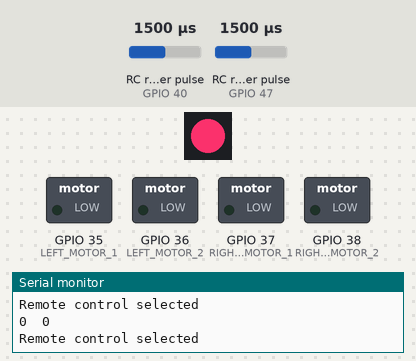
Bench run of a program on a simulated ESP32-S3. On the bench: 1 RGB LEDs in strip order, left to right, switched loads named in the program (green lamp = pin HIGH), the last lines printed to the serial monitor. Wiring (inferred from the names in the program): 2 × RC receiver channel: data GPIO 40 / data GPIO 47. Inputs (shaded band) come from the test bench; at power-on: RC receiver pulse (sensors on GPIO 40, GPIO 47) 1500 µs.

Above: at 1.2 s.
1.3 s: RC receiver pulse (sensor on GPIO 40) set to 1463 µs
At 1.6 s:
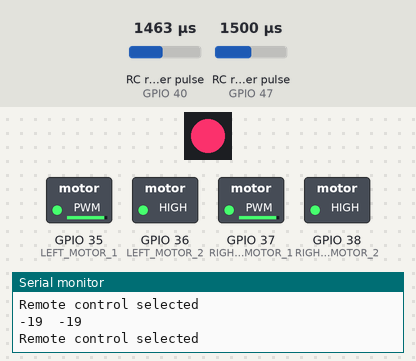
2.8 s: RC receiver pulse (sensor on GPIO 47) set to 1020 µs
At 3.9 s:
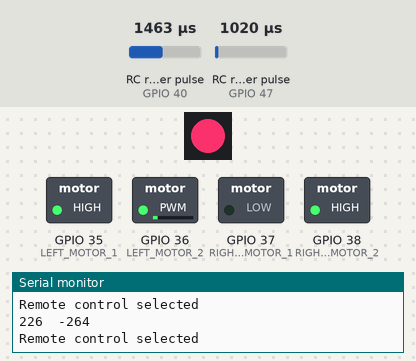
4.3 s: RC receiver pulse (sensor on GPIO 40) set to 1020 µs
At 5.1 s:
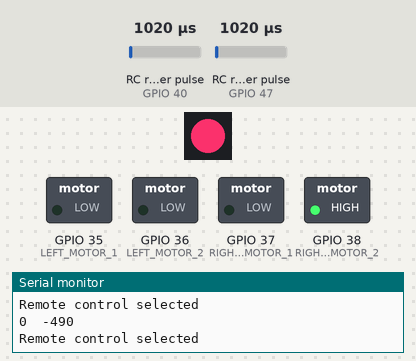
5.8 s: RC receiver pulse (sensor on GPIO 47) set to 1250 µs
At 6.2 s:
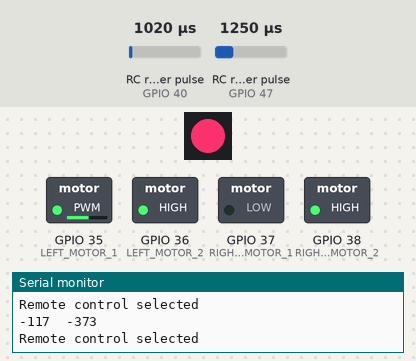
7.3 s: RC receiver pulse (sensor on GPIO 40) set to 1500 µs
At 8.5 s:
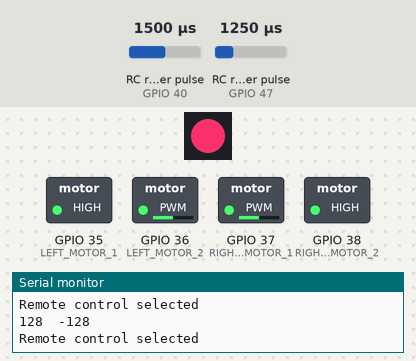
8.8 s: RC receiver pulse (sensor on GPIO 47) set to 1750 µs
At 9.7 s:
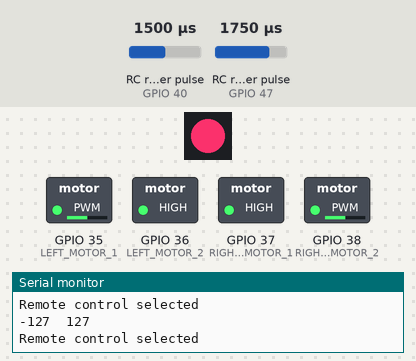
Timing chart, 0 to 11.3 s (numbered marks = the images above; inputs shaded):
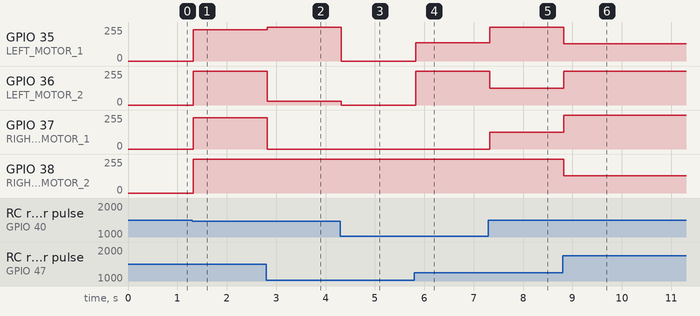

The program:

main.cpp
```cpp
#include <Arduino.h>
#include "motors.hpp"
#include "rc.hpp"
#include "led.hpp"

void setup() {
  analogWriteFrequency(50000);
  Serial.begin(115200);
  motor_setup();
  control_setup();
  led_setup();
}

void loop() {
  set_led_color(LED_RGB, PINK_BOT);
  run_remote_control();
}
```

led.cpp
```cpp
#include "led.hpp"
#include <FastLED.h>

CRGB leds[NUMBER_OF_LEDS];

void led_setup() {
    FastLED.addLeds<NEOPIXEL, LED_RGB_PIN>(leds, NUMBER_OF_LEDS);
    Serial.println("led ok");
}

void set_led_color(int8_t led_index, uint8_t red, uint8_t green, uint8_t blue) {
    leds[led_index] = CRGB(red, green, blue);
    FastLED.show();
}

void clear_leds() {
    FastLED.clear(true);
}
```

led.hpp
```cpp
#pragma once
#include <FastLED.h>

#define LED_RGB_PIN 8
#define NUMBER_OF_LEDS 1

#define RED             255, 0, 0
#define DARK_ORANGE     254, 23, 0
#define LIGHT_ORANGE    255, 48, 0
#define YELLOW          255, 115, 0
#define LIME_GREEN      163, 251, 0
#define GREEN           0, 230,   0
#define EMERALD         0, 250, 40
#define CIAN            0, 255, 255
#define LIGHT_BLUE      159, 197, 232
#define BLUE            0,   0, 255
#define PURPLE          137,   0, 255
#define LIGHT_PURPLE    182,   154, 255
#define PINK_BOT            240,   47, 103
#define LIGHT_PINK      255,   163, 218
#define SCARLET         152, 0, 0
#define WHITE           200, 200, 200

#define LED_RGB 0

void led_setup();
void set_led_color(int8_t led_index, uint8_t red, uint8_t green, uint8_t blue);
void clear_leds();

uint8_t last_color_led();
```

motors.cpp
```cpp
#include "motors.hpp"
//KFC ESTEVE AQUI
void motor_setup() {
    analogWriteFrequency(50000);
    pinMode(RIGHT_MOTOR_1, OUTPUT);
    pinMode(RIGHT_MOTOR_2, OUTPUT);
    pinMode(LEFT_MOTOR_1, OUTPUT);
    pinMode(LEFT_MOTOR_2, OUTPUT);
}

void motor_control(Side_t side, int16_t speed) {
    if (speed > MAX_PWR){
       speed = MAX_PWR;
    }
    else if (speed < -MAX_PWR){
       speed = -MAX_PWR;
    }
    switch (side){
        case RIGHT:
            if (speed > 0) {
                analogWrite(RIGHT_MOTOR_2, 255-speed);
                analogWrite(RIGHT_MOTOR_1, 255);
            }
            else if (speed == 0) {
                analogWrite(RIGHT_MOTOR_1, 0);
                analogWrite(RIGHT_MOTOR_2, 0);
            } else {
                analogWrite(RIGHT_MOTOR_2, 255);
                analogWrite(RIGHT_MOTOR_1, 255+speed);
            }
            break;

        case LEFT:
            if (speed > 0) {
                analogWrite(LEFT_MOTOR_2, 255-speed);
                analogWrite(LEFT_MOTOR_1, 255);
            } else if (speed == 0){
                analogWrite(LEFT_MOTOR_2, 0);
                analogWrite(LEFT_MOTOR_1, 0);
            }
            else {
                analogWrite(LEFT_MOTOR_2, 255);
                analogWrite(LEFT_MOTOR_1, 255+speed);
            }
            break;

        default:
            break;
    }
}
```

motors.hpp
```cpp
#pragma once
#include <Arduino.h>

#define RIGHT_MOTOR_1 37
#define RIGHT_MOTOR_2 38
#define LEFT_MOTOR_1 35
#define LEFT_MOTOR_2 36
#define MAX_PWR 255

typedef enum{
    RIGHT = 0,
    LEFT,
}Side_t;

void motor_setup();
void motor_control(Side_t side, int16_t speed);
```

rc.cpp
```cpp
#include <motors.hpp>
#include <rc.hpp>

void control_setup(){
    Serial.begin(115200);
    pinMode(PIN_CANAL1, INPUT);
    pinMode(PIN_CANAL2, INPUT);
}

void run_remote_control(){

    Serial.println("Remote control selected");

    // recebe sinal do pino
    int16_t canal1 = pulseIn(PIN_CANAL1, HIGH, 30000);
    int16_t canal2 = pulseIn(PIN_CANAL2, HIGH, 30000);

    if (canal1 == 0 || canal2 == 0){
        motor_control(LEFT, 0);
        motor_control(RIGHT, 0);
        Serial.println("Desconectado");
    return;
    }

    // filtragem de sinais
    if(canal1<REFERENCIA+DEADZONE && canal1>REFERENCIA-DEADZONE){
        canal1 = REFERENCIA;
    }

    if(canal2<REFERENCIA+DEADZONE && canal2>REFERENCIA-DEADZONE){
        canal2 = REFERENCIA;
    }

    // mapeia o intervalo [-255, 255] pra [1000, 2000]
    canal1 = map(canal1, 1000, 2000, -255, 255);
    canal2 = map(canal2, 1000, 2000, -255, 255);

    // mixagem
    int16_t motor_left = canal1 - canal2;
    int16_t motor_right = canal1 + canal2;

    motor_control(LEFT, motor_left);
    motor_control(RIGHT, motor_right);

    Serial.print(motor_left);
    Serial.print("\t");
    Serial.println(motor_right);
}
```

rc.hpp
```cpp
#include <Arduino.h>

#define PIN_CANAL1 40 // rodinha
#define PIN_CANAL2 47 // gatilho
#define REFERENCIA 1500
#define DEADZONE 20

void control_setup();
void run_remote_control();
```

Measured:
- the behaviour switches between 1481 and 1480 µs on RC receiver pulse (sensor on GPIO 40) (found by bisection; images 0 and 1)
- after the input at 1.3 s, GPIO 35 (LEFT_MOTOR_1), GPIO 37 (RIGHT_MOTOR_1): 0/255 → 236/255 at once; GPIO 36 (LEFT_MOTOR_2), GPIO 38 (RIGHT_MOTOR_2): 0/255 → 255/255 at once
- after the input at 2.8 s, GPIO 35 (LEFT_MOTOR_1): 236/255 → 255/255 at once; GPIO 36 (LEFT_MOTOR_2): 255/255 → 29/255 at once; GPIO 37 (RIGHT_MOTOR_1): 236/255 → 0/255 at once
- after the input at 4.3 s, GPIO 35 (LEFT_MOTOR_1): 255/255 → 0/255 at once; GPIO 36 (LEFT_MOTOR_2): 29/255 → 0/255 at once
- after the input at 5.8 s, GPIO 35 (LEFT_MOTOR_1): 0/255 → 138/255 at once; GPIO 36 (LEFT_MOTOR_2): 0/255 → 255/255 at once
- after the input at 7.3 s, GPIO 35 (LEFT_MOTOR_1): 138/255 → 255/255 at once; GPIO 36 (LEFT_MOTOR_2): 255/255 → 127/255 at once; GPIO 37 (RIGHT_MOTOR_1): 0/255 → 127/255 at once
- after the input at 8.8 s, GPIO 35 (LEFT_MOTOR_1), GPIO 38 (RIGHT_MOTOR_2): 255/255 → 128/255 at once; GPIO 36 (LEFT_MOTOR_2), GPIO 37 (RIGHT_MOTOR_1): 127/255 → 255/255 at once
